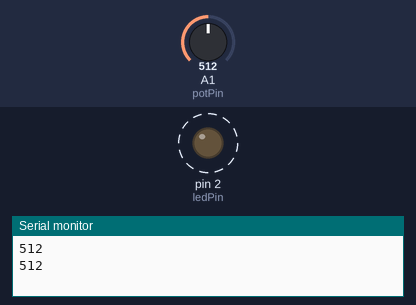
The sketch below on a simulated Arduino Uno, built with avr-gcc and run on an emulated ATmega328P. On the bench: output pins drawn as LEDs (lit = HIGH), the last lines printed to the serial monitor. Dashed ring = blinking. Inputs (shaded band) come from the test bench; at power-on: A1 (potPin) = 512.

Above: at 1.8 s.
1.9 s: A1 (potPin) set to 306
At 2.2 s:
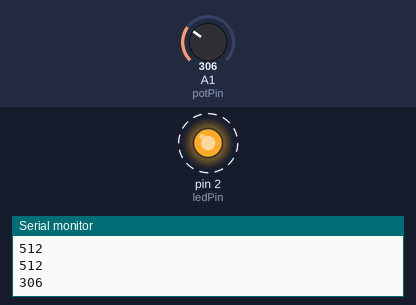
5.4 s: A1 (potPin) set to 122
At 5.56 s:
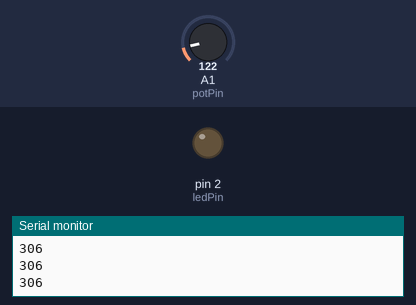
Timing chart, 0 to 14.9 s (numbered marks = the images above; inputs shaded):
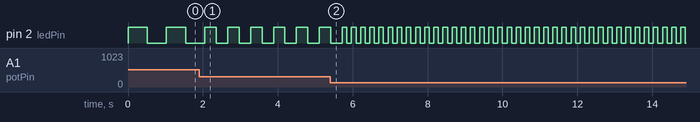

The sketch:

pot.ino
```cpp
int ledPin = 2;
int potPin = A1;
int potVal;

void setup() {
  // put your setup code here, to run once:
  Serial.begin(9600);
  pinMode(ledPin, OUTPUT);

}

void loop() {
  // put your main code here, to run repeatedly:
  potVal = analogRead(potPin);

  Serial.println(potVal);


  digitalWrite(2, HIGH);
  delay(potVal);
  digitalWrite(2, LOW);
  delay(potVal);
}
```

Measured:
- after the input at 1.9 s, pin 2 (ledPin): alternates HIGH for 0.31 s and LOW for 0.31 s, starting after 0.46 s
- by itself, pin 2 (ledPin): alternates HIGH for 0.51 s and LOW for 0.51 s
